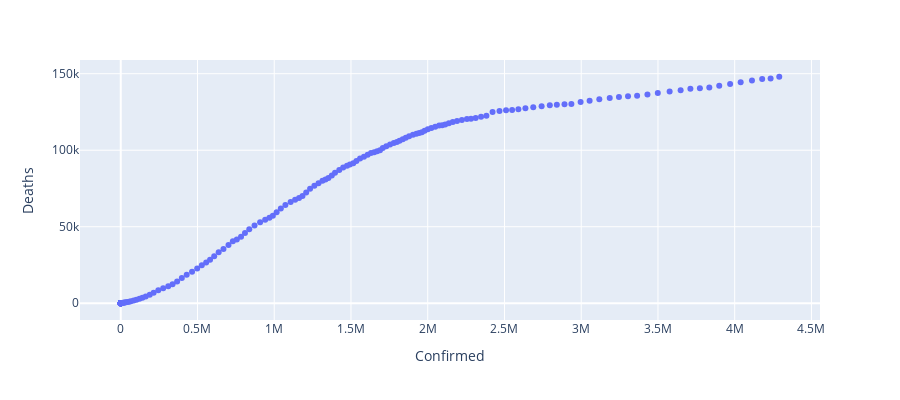

The code cell stored with this chart in its notebook:
### Code cell
px.scatter(df_US, x="Confirmed", y="Deaths", height=400)

### Figure 1 — Plotly figure (JSON) as saved in the notebook; plotly's stock layout.template omitted (floating-point values rounded to 4 significant figures; data arrays with more than 128 entries replaced by an {"elided": "..."} marker saying what was removed)
{"data": [{"hovertemplate": "Confirmed=%{x}<br>Deaths=%{y}<extra></extra>", "legendgroup": "", "marker": {"color": "#636efa", "symbol": "circle"}, "mode": "markers", "name": "", "orientation": "v", "showlegend": false, "type": "scatter", "x": {"elided": "188 int values"}, "xaxis": "x", "y": {"elided": "188 int values"}, "yaxis": "y"}], "layout": {"height": 400, "legend": {"tracegroupgap": 0}, "margin": {"t": 60}, "xaxis": {"anchor": "y", "domain": [0, 1], "title": {"text": "Confirmed"}}, "yaxis": {"anchor": "x", "domain": [0, 1], "title": {"text": "Deaths"}}}}
